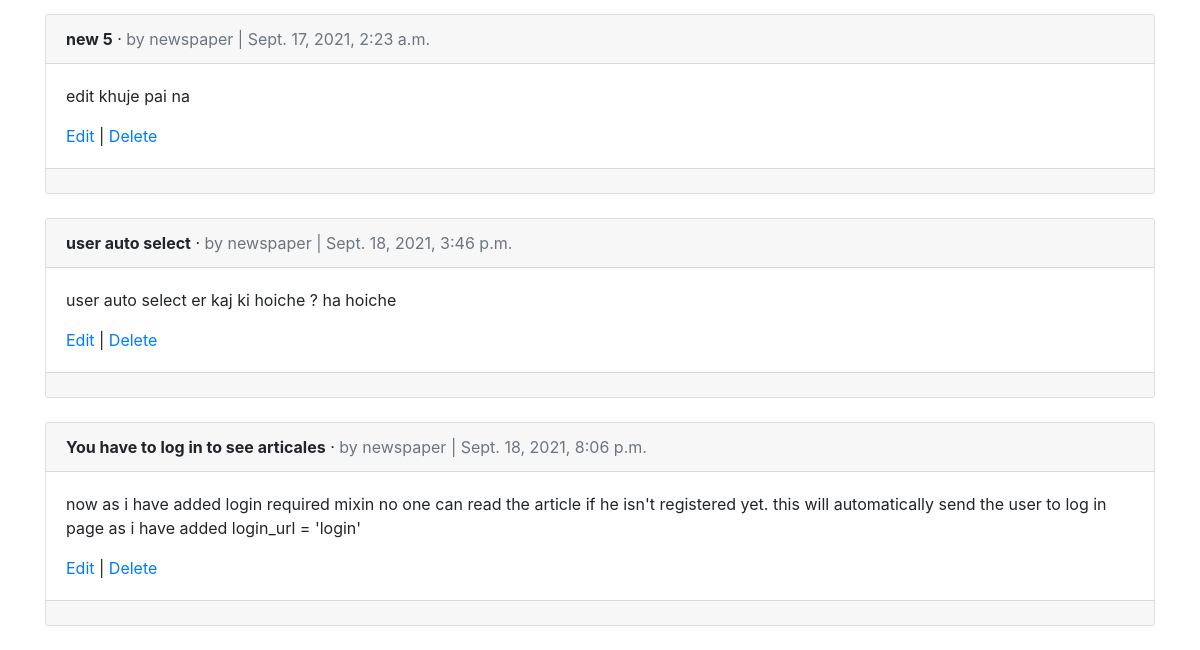
/articles/ (signed in, lower part), run on an earlier commit of the app's database.
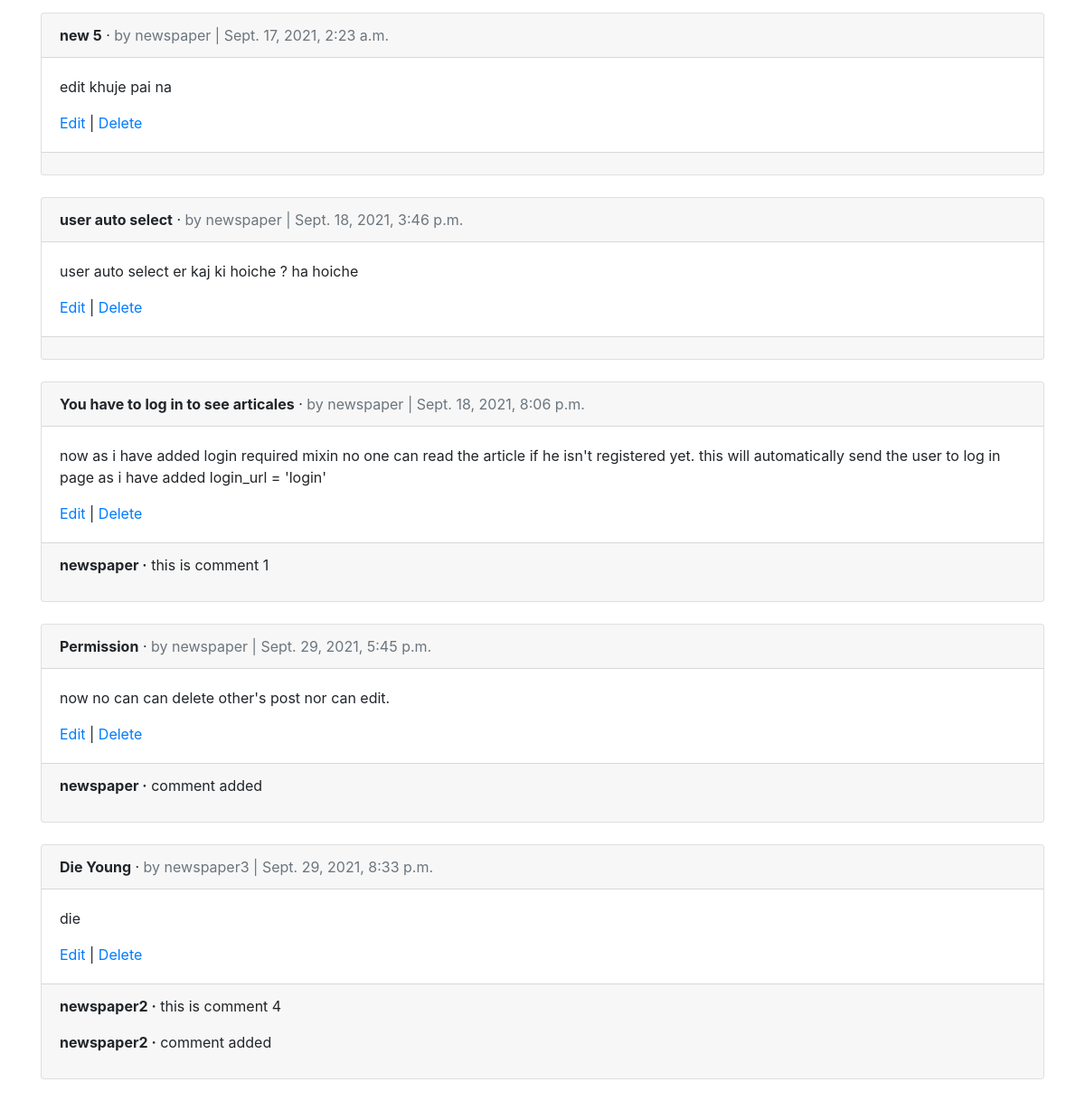
And on a later commit of the database.
### articles/models.py (models this page shows, shortened)
class Article(models.Model):
    title= models.CharField(max_length=255)
    body= models.TextField()
    date= models.DateTimeField(auto_now_add=True)
    author= models.ForeignKey(
        get_user_model(),
        on_delete=models.CASCADE
    )

class Comment(models.Model):
    article= models.ForeignKey(Article, on_delete=models.CASCADE,related_name='comments')
    comment= models.CharField(max_length=140)
    author= models.ForeignKey(
        get_user_model(),
        on_delete=models.CASCADE,
    )
    def __str__(self):
        return self.comment

### users/models.py (models this page shows)
class CustomUser(AbstractUser):
    age= models.PositiveBigIntegerField(null=True,blank=True)

### articles/views.py (the view)
# urls.py: path('', ArticleListView.as_view(), name='article_list'),
class ArticleListView(LoginRequiredMixin,ListView):
    model = Article
    template_name= 'article_list.html'
    login_url= 'login'

### templates/article_list.html (shortened to what this page needs)
{% extends 'base.html' %}
{% block content %}
    {% for article in object_list %}
        <div class="card">
        <div class="card-header">
        <span class="font-weight-bold">{{ article.title }}</span> &middot;
        <span class="text-muted">by {{ article.author }} |
        {{ article.date }}</span>
        </div>
        <div class="card-body">
        <p>{{ article.body }}</p>
        <a href="{% url 'article_edit' article.pk %}">Edit</a> |
        <a href="{% url 'article_delete' article.pk %}">Delete</a>
        </div>
        <div class="card-footer">
        {% for comment in article.comments.all %}
            <p>
            <span class="font-weight-bold">{{ comment.author }} &middot;</span>
            {{ comment }}
            </p>
        {% endfor %}
    </div>
    </div>
     <br/>
    {% endfor %}
{% endblock content %}

What changed in the data, as far as the page shows it:
added Comment: author "newspaper", comment "this is comment 1", shown under Article "You have to log in to see articales"
added Article: title "Permission", author "newspaper", date "Sept. 29, 2021, 5:45 p.m.", body "now no can can delete other's post nor can edit."
added Comment: author "newspaper", comment "comment added", shown under "Permission"
added Article: title "Die Young", author "newspaper3", date "Sept. 29, 2021, 8:33 p.m.", body "die"
added Comment: author "newspaper2", comment "this is comment 4", shown under "Die Young"
added Comment: author "newspaper2", comment "comment added", shown under "Die Young"
